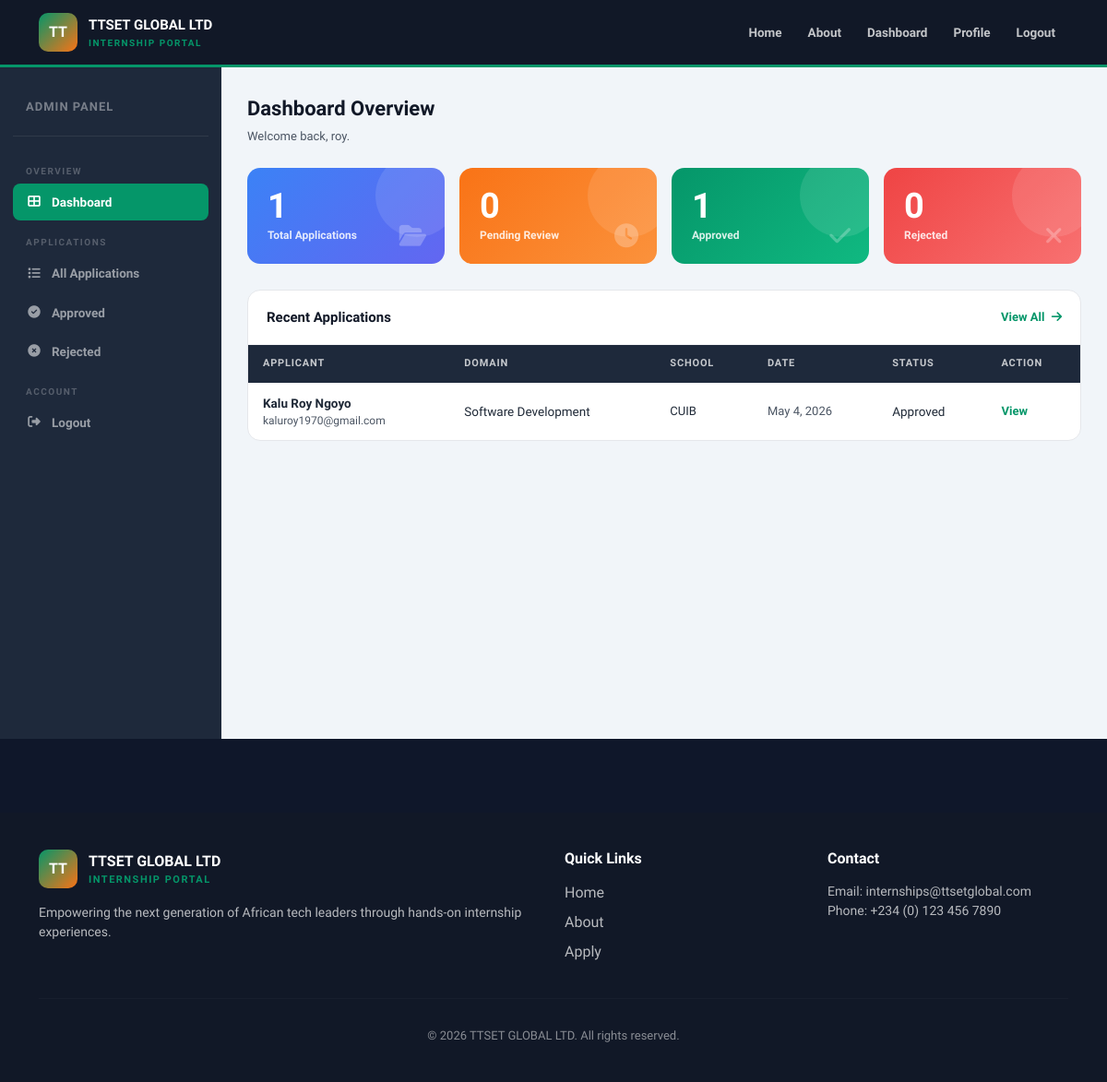
The page /dashboard/ (signed in) on the database its author committed.
### applications/models.py (models this page shows, shortened)
class InternshipApplication(models.Model):
    STATUS_CHOICES = [
        ('Pending', 'Pending'),
        ('Approved', 'Approved'),
        ('Rejected', 'Rejected'),
    ]
    DOMAIN_CHOICES = [
        ('Software Development', 'Software Development'),
        ('Web Development', 'Web Development'),
        ('Data Analytics', 'Data Analytics'),
        ('Cybersecurity', 'Cybersecurity'),
        ('Graphic Design', 'Graphic Design'),
        ('Digital Marketing', 'Digital Marketing'),
        ('Artificial Intelligence', 'Artificial Intelligence'),
        ('Networking', 'Networking'),
    ]
    GENDER_CHOICES = [('Male', 'Male'), ('Female', 'Female'), ('Other', 'Other')]
    LEVEL_CHOICES = [
        ('HND 1', 'HND 1'), ('HND 2', 'HND 2'),
        ('Bachelor Year 1', 'Bachelor Year 1'),
        ('Bachelor Year 2', 'Bachelor Year 2'),
        ('Bachelor Year 3', 'Bachelor Year 3'),
        ('Master Year 1', 'Master Year 1'),
        ('Master Year 2', 'Master Year 2'),
        ('PhD', 'PhD'),
    ]
    applicant = models.ForeignKey(User, on_delete=models.CASCADE)
    full_name = models.CharField(max_length=200)
    gender = models.CharField(max_length=20, choices=GENDER_CHOICES)
    date_of_birth = models.DateField()
    school_name = models.CharField(max_length=200)
    level_of_study = models.CharField(max_length=100, choices=LEVEL_CHOICES)
    field_of_study = models.CharField(max_length=150)
    internship_domain = models.CharField(max_length=100, choices=DOMAIN_CHOICES)
    start_date = models.DateField()
    end_date = models.DateField()
    reason = models.TextField()
    cv = models.FileField(upload_to='documents/cv/')
    recommendation_letter = models.FileField(upload_to='documents/recommendations/')
    status = models.CharField(max_length=20, choices=STATUS_CHOICES, default='Pending')
    date_applied = models.DateTimeField(auto_now_add=True)
    class Meta:
        ordering = ['-date_applied']

### dashboard/views.py (the view)
# urls.py: path('', views.admin_dashboard, name='admin_dashboard'),
@user_passes_test(is_admin, login_url='/accounts/login/')
def admin_dashboard(request):
    apps = InternshipApplication.objects.all()
    context = {
        'total': apps.count(),
        'pending': apps.filter(status='Pending').count(),
        'approved': apps.filter(status='Approved').count(),
        'rejected': apps.filter(status='Rejected').count(),
        'recent': apps[:5],
    }
    return render(request, 'dashboard/dashboard.html', context)

### dashboard/views.py (called while the page is built)
def is_admin(user):
    return user.is_authenticated and user.is_staff

### templates/dashboard/dashboard.html (shortened to what this page needs)
{% extends 'base.html' %}
{% block content %}
<div class="admin-wrap">
    <div class="sidebar">
        <div class="sidebar-logo"><span>Admin Panel</span></div>
        <div class="s-section">Overview</div>
        <a href="{% url 'admin_dashboard' %}" class="s-link active">
            <i class="fas fa-th-large"></i> Dashboard
        </a>
        <div class="s-section">Applications</div>
        <a href="{% url 'all_applications' %}" class="s-link">
            <i class="fas fa-list"></i> All Applications
        </a>
        <a href="{% url 'approved_applications' %}" class="s-link">
            <i class="fas fa-check-circle"></i> Approved
        </a>
        <a href="{% url 'rejected_applications' %}" class="s-link">
            <i class="fas fa-times-circle"></i> Rejected
        </a>
        <div class="s-section">Account</div>
        <a href="{% url 'logout' %}" class="s-link">
            <i class="fas fa-sign-out-alt"></i> Logout
        </a>
    </div>
    <div class="content">
        <div style="font-size:22px;font-weight:800;color:var(--gray-900);margin-bottom:4px;">Dashboard Overview</div>
        <div style="font-size:13px;color:var(--gray-600);margin-bottom:24px;">Welcome back, {{ user.get_full_name|default:user.username }}.</div>
        <div class="stat-grid">
            <div class="s-card bg-bl">
                <div class="num">{{ total }}</div>
                <div class="lbl">Total Applications</div>
                <i class="fas fa-folder-open ico"></i>
            </div>
            <div class="s-card bg-or">
                <div class="num">{{ pending }}</div>
                <div class="lbl">Pending Review</div>
                <i class="fas fa-clock ico"></i>
            </div>
            <div class="s-card bg-em">
                <div class="num">{{ approved }}</div>
                <div class="lbl">Approved</div>
                <i class="fas fa-check ico"></i>
            </div>
            <div class="s-card bg-rd">
                <div class="num">{{ rejected }}</div>
                <div class="lbl">Rejected</div>
                <i class="fas fa-times ico"></i>
            </div>
        </div>
        <div class="table-wrap">
            <div style="padding:18px 20px;border-bottom:1px solid var(--gray-100);display:flex;justify-content:space-between;align-items:center;">
                <div style="font-size:15px;font-weight:800;color:var(--gray-900);">Recent Applications</div>
                <a href="{% url 'all_applications' %}" style="font-size:13px;font-weight:600;color:var(--emerald);text-decoration:none;">
                    View All <i class="fas fa-arrow-right ms-1"></i>
                </a>
            </div>
            <table class="w-100">
                <thead>
                    <tr>
                        <th>Applicant</th>
                        <th>Domain</th>
                        <th>School</th>
                        <th>Date</th>
                        <th>Status</th>
                        <th>Action</th>
                    </tr>
                </thead>
                <tbody>
                    {% for app in recent %}
                    <tr>
                        <td>
                            <div style="font-weight:700;">{{ app.full_name }}</div>
                            <div style="font-size:12px;color:var(--gray-600);">{{ app.applicant.email }}</div>
                        </td>
                        <td><span class="domain-pill">{{ app.internship_domain }}</span></td>
                        <td style="font-size:13px;">{{ app.school_name }}</td>
                        <td style="font-size:13px;color:var(--gray-600);">{{ app.date_applied|date:"M j, Y" }}</td>
                        <td>
                            <span class="badge-{% if app.status == 'Approved' %}approved{% elif app.status == 'Rejected' %}rejected{% else %}pending{% endif %}">
                                {{ app.status }}
                            </span>
                        </td>
                        <td>
                            <a href="{% url 'application_detail' app.pk %}" style="font-size:13px;font-weight:600;color:var(--emerald);text-decoration:none;">
                                View
                            </a>
                        </td>
                    </tr>
                    {% empty %}
                    <tr>
                        <td colspan="6" style="text-align:center;padding:40px;color:var(--gray-600);">
                            No applications yet.
                        </td>
                    </tr>
                    {% endfor %}
                </tbody>
            </table>
        </div>
    </div>
</div>
{% endblock %}

### templates/base.html (style rules this page uses)
:root { --emerald: #059669; --emerald-dark: #047857; --emerald-light: #d1fae5; --orange: #f97316; --orange-dark: #ea580c; --white: #ffffff; --gray-50: #f9fafb; --gray-100: #f3f4f6; --gray-200: #e5e7eb; --gray-600: #4b5563; --gray-800: #1f2937; --gray-900: #111827; }
body { font-family: 'Plus Jakarta Sans', sans-serif; background: var(--gray-50); color: var(--gray-800); }

### templates/dashboard/dashboard.html (style rules this page uses)
body { background: #0f172a; }
.admin-wrap { display: flex; min-height: calc(100vh - 72px); }
.sidebar { background: #1e293b; width: 240px; flex-shrink: 0; padding: 20px 14px; }
.sidebar-logo { padding: 10px 14px 20px; border-bottom: 1px solid rgba(255,255,255,0.08); margin-bottom: 16px; }
.sidebar-logo span { font-size: 13px; font-weight: 700; color: rgba(255,255,255,0.4); text-transform: uppercase; letter-spacing: 1px; }
.s-link { display: flex; align-items: center; gap: 10px; padding: 10px 14px; border-radius: 8px; color: rgba(255,255,255,0.55); text-decoration: none; font-size: 13.5px; font-weight: 600; margin-bottom: 2px; transition: all 0.2s; }
.s-link.active { background: var(--emerald); color: white; }
.s-link i { width: 18px; text-align: center; }
.s-section { font-size: 10px; text-transform: uppercase; letter-spacing: 1.5px; color: rgba(255,255,255,0.25); font-weight: 700; padding: 14px 14px 6px; }
.content { flex: 1; padding: 28px; overflow: auto; background: #f1f5f9; }
.stat-grid { display: grid; grid-template-columns: repeat(4, 1fr); gap: 16px; margin-bottom: 28px; }
.s-card { border-radius: 14px; padding: 22px; color: white; position: relative; overflow: hidden; }
.s-card::after { content: ''; position: absolute; right: -15px; top: -15px; width: 90px; height: 90px; border-radius: 50%; background: rgba(255,255,255,0.1); }
.s-card .num { font-size: 38px; font-weight: 800; line-height: 1; }
.s-card .lbl { font-size: 12px; font-weight: 600; opacity: 0.85; margin-top: 4px; }
.s-card .ico { position: absolute; right: 20px; bottom: 18px; font-size: 26px; opacity: 0.25; }
.bg-em { background: linear-gradient(135deg, #059669, #10b981); }
.bg-or { background: linear-gradient(135deg, #f97316, #fb923c); }
.bg-bl { background: linear-gradient(135deg, #3b82f6, #6366f1); }
.bg-rd { background: linear-gradient(135deg, #ef4444, #f87171); }
.table-wrap { background: white; border-radius: 14px; overflow: hidden; border: 1px solid var(--gray-200); }
.table-wrap thead th { background: #1e293b; color: rgba(255,255,255,0.75); font-size: 11px; font-weight: 700; text-transform: uppercase; letter-spacing: 0.8px; padding: 12px 16px; border: none; }
.table-wrap tbody td { padding: 12px 16px; font-size: 13.5px; border-bottom: 1px solid var(--gray-100); vertical-align: middle; }
.table-wrap tbody tr:last-child td { border-bottom: none; }

### rows shown on the page
InternshipApplication: full_name "Kalu Roy Ngoyo", applicant.email "kaluroy1970@gmail.com", internship_domain "Software Development", school_name "CUIB", date_applied "May 4, 2026", status "Approved"

### other values the page prints
{{ user.get_full_name|default:user.username }} "roy"
{{ total }} "1"
{{ pending }} "0"
{{ approved }} "1"
{{ rejected }} "0"
